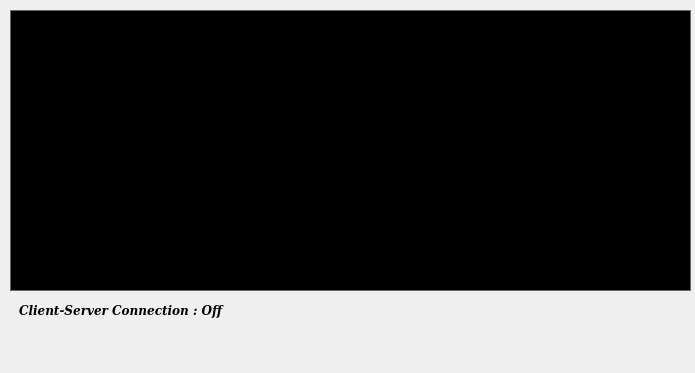
<?xml version="1.0" encoding="UTF-8"?>
<ui version="4.0">
 <class>Odyssey_S</class>
 <widget class="QMainWindow" name="Odyssey_S">
  <property name="geometry">
   <rect>
    <x>0</x>
    <y>0</y>
    <width>695</width>
    <height>373</height>
   </rect>
  </property>
  <property name="windowTitle">
   <string>Odyssey_S</string>
  </property>
  <widget class="QWidget" name="centralWidget">
   <widget class="QLabel" name="label_Custumer">
    <property name="geometry">
     <rect>
      <x>10</x>
      <y>300</y>
      <width>221</width>
      <height>20</height>
     </rect>
    </property>
    <property name="font">
     <font>
      <family>DejaVu Serif</family>
      <weight>75</weight>
      <italic>true</italic>
      <bold>true</bold>
     </font>
    </property>
    <property name="text">
     <string>Client-Server Connection : Off</string>
    </property>
    <property name="alignment">
     <set>Qt::AlignCenter</set>
    </property>
   </widget>
   <widget class="QPlainTextEdit" name="plainTextEdit">
    <property name="enabled">
     <bool>true</bool>
    </property>
    <property name="geometry">
     <rect>
      <x>10</x>
      <y>10</y>
      <width>681</width>
      <height>281</height>
     </rect>
    </property>
    <property name="palette">
     <palette>
      <active>
       <colorrole role="WindowText">
        <brush brushstyle="SolidPattern">
         <color alpha="255">
          <red>0</red>
          <green>0</green>
          <blue>0</blue>
         </color>
        </brush>
       </colorrole>
       <colorrole role="Button">
        <brush brushstyle="SolidPattern">
         <color alpha="255">
          <red>135</red>
          <green>135</green>
          <blue>135</blue>
         </color>
        </brush>
       </colorrole>
       <colorrole role="Light">
        <brush brushstyle="SolidPattern">
         <color alpha="255">
          <red>203</red>
          <green>203</green>
          <blue>203</blue>
         </color>
        </brush>
       </colorrole>
       <colorrole role="Midlight">
        <brush brushstyle="SolidPattern">
         <color alpha="255">
          <red>169</red>
          <green>169</green>
          <blue>169</blue>
         </color>
        </brush>
       </colorrole>
       <colorrole role="Dark">
        <brush brushstyle="SolidPattern">
         <color alpha="255">
          <red>67</red>
          <green>67</green>
          <blue>67</blue>
         </color>
        </brush>
       </colorrole>
       <colorrole role="Mid">
        <brush brushstyle="SolidPattern">
         <color alpha="255">
          <red>90</red>
          <green>90</green>
          <blue>90</blue>
         </color>
        </brush>
       </colorrole>
       <colorrole role="Text">
        <brush brushstyle="SolidPattern">
         <color alpha="255">
          <red>255</red>
          <green>255</green>
          <blue>255</blue>
         </color>
        </brush>
       </colorrole>
       <colorrole role="BrightText">
        <brush brushstyle="SolidPattern">
         <color alpha="255">
          <red>255</red>
          <green>255</green>
          <blue>255</blue>
         </color>
        </brush>
       </colorrole>
       <colorrole role="ButtonText">
        <brush brushstyle="SolidPattern">
         <color alpha="255">
          <red>0</red>
          <green>0</green>
          <blue>0</blue>
         </color>
        </brush>
       </colorrole>
       <colorrole role="Base">
        <brush brushstyle="SolidPattern">
         <color alpha="255">
          <red>0</red>
          <green>0</green>
          <blue>0</blue>
         </color>
        </brush>
       </colorrole>
       <colorrole role="Window">
        <brush brushstyle="SolidPattern">
         <color alpha="255">
          <red>135</red>
          <green>135</green>
          <blue>135</blue>
         </color>
        </brush>
       </colorrole>
       <colorrole role="Shadow">
        <brush brushstyle="SolidPattern">
         <color alpha="255">
          <red>0</red>
          <green>0</green>
          <blue>0</blue>
         </color>
        </brush>
       </colorrole>
       <colorrole role="AlternateBase">
        <brush brushstyle="SolidPattern">
         <color alpha="255">
          <red>195</red>
          <green>195</green>
          <blue>195</blue>
         </color>
        </brush>
       </colorrole>
       <colorrole role="ToolTipBase">
        <brush brushstyle="SolidPattern">
         <color alpha="255">
          <red>255</red>
          <green>255</green>
          <blue>220</blue>
         </color>
        </brush>
       </colorrole>
       <colorrole role="ToolTipText">
        <brush brushstyle="SolidPattern">
         <color alpha="255">
          <red>0</red>
          <green>0</green>
          <blue>0</blue>
         </color>
        </brush>
       </colorrole>
      </active>
      <inactive>
       <colorrole role="WindowText">
        <brush brushstyle="SolidPattern">
         <color alpha="255">
          <red>0</red>
          <green>0</green>
          <blue>0</blue>
         </color>
        </brush>
       </colorrole>
       <colorrole role="Button">
        <brush brushstyle="SolidPattern">
         <color alpha="255">
          <red>135</red>
          <green>135</green>
          <blue>135</blue>
         </color>
        </brush>
       </colorrole>
       <colorrole role="Light">
        <brush brushstyle="SolidPattern">
         <color alpha="255">
          <red>203</red>
          <green>203</green>
          <blue>203</blue>
         </color>
        </brush>
       </colorrole>
       <colorrole role="Midlight">
        <brush brushstyle="SolidPattern">
         <color alpha="255">
          <red>169</red>
          <green>169</green>
          <blue>169</blue>
         </color>
        </brush>
       </colorrole>
       <colorrole role="Dark">
        <brush brushstyle="SolidPattern">
         <color alpha="255">
          <red>67</red>
          <green>67</green>
          <blue>67</blue>
         </color>
        </brush>
       </colorrole>
       <colorrole role="Mid">
        <brush brushstyle="SolidPattern">
         <color alpha="255">
          <red>90</red>
          <green>90</green>
          <blue>90</blue>
         </color>
        </brush>
       </colorrole>
       <colorrole role="Text">
        <brush brushstyle="SolidPattern">
         <color alpha="255">
          <red>255</red>
          <green>255</green>
          <blue>255</blue>
         </color>
        </brush>
       </colorrole>
       <colorrole role="BrightText">
        <brush brushstyle="SolidPattern">
         <color alpha="255">
          <red>255</red>
          <green>255</green>
          <blue>255</blue>
         </color>
        </brush>
       </colorrole>
       <colorrole role="ButtonText">
        <brush brushstyle="SolidPattern">
         <color alpha="255">
          <red>0</red>
          <green>0</green>
          <blue>0</blue>
         </color>
        </brush>
       </colorrole>
       <colorrole role="Base">
        <brush brushstyle="SolidPattern">
         <color alpha="255">
          <red>0</red>
          <green>0</green>
          <blue>0</blue>
         </color>
        </brush>
       </colorrole>
       <colorrole role="Window">
        <brush brushstyle="SolidPattern">
         <color alpha="255">
          <red>135</red>
          <green>135</green>
          <blue>135</blue>
         </color>
        </brush>
       </colorrole>
       <colorrole role="Shadow">
        <brush brushstyle="SolidPattern">
         <color alpha="255">
          <red>0</red>
          <green>0</green>
          <blue>0</blue>
         </color>
        </brush>
       </colorrole>
       <colorrole role="AlternateBase">
        <brush brushstyle="SolidPattern">
         <color alpha="255">
          <red>195</red>
          <green>195</green>
          <blue>195</blue>
         </color>
        </brush>
       </colorrole>
       <colorrole role="ToolTipBase">
        <brush brushstyle="SolidPattern">
         <color alpha="255">
          <red>255</red>
          <green>255</green>
          <blue>220</blue>
         </color>
        </brush>
       </colorrole>
       <colorrole role="ToolTipText">
        <brush brushstyle="SolidPattern">
         <color alpha="255">
          <red>0</red>
          <green>0</green>
          <blue>0</blue>
         </color>
        </brush>
       </colorrole>
      </inactive>
      <disabled>
       <colorrole role="WindowText">
        <brush brushstyle="SolidPattern">
         <color alpha="255">
          <red>67</red>
          <green>67</green>
          <blue>67</blue>
         </color>
        </brush>
       </colorrole>
       <colorrole role="Button">
        <brush brushstyle="SolidPattern">
         <color alpha="255">
          <red>135</red>
          <green>135</green>
          <blue>135</blue>
         </color>
        </brush>
       </colorrole>
       <colorrole role="Light">
        <brush brushstyle="SolidPattern">
         <color alpha="255">
          <red>203</red>
          <green>203</green>
          <blue>203</blue>
         </color>
        </brush>
       </colorrole>
       <colorrole role="Midlight">
        <brush brushstyle="SolidPattern">
         <color alpha="255">
          <red>169</red>
          <green>169</green>
          <blue>169</blue>
         </color>
        </brush>
       </colorrole>
       <colorrole role="Dark">
        <brush brushstyle="SolidPattern">
         <color alpha="255">
          <red>67</red>
          <green>67</green>
          <blue>67</blue>
         </color>
        </brush>
       </colorrole>
       <colorrole role="Mid">
        <brush brushstyle="SolidPattern">
         <color alpha="255">
          <red>90</red>
          <green>90</green>
          <blue>90</blue>
         </color>
        </brush>
       </colorrole>
       <colorrole role="Text">
        <brush brushstyle="SolidPattern">
         <color alpha="255">
          <red>67</red>
          <green>67</green>
          <blue>67</blue>
         </color>
        </brush>
       </colorrole>
       <colorrole role="BrightText">
        <brush brushstyle="SolidPattern">
         <color alpha="255">
          <red>255</red>
          <green>255</green>
          <blue>255</blue>
         </color>
        </brush>
       </colorrole>
       <colorrole role="ButtonText">
        <brush brushstyle="SolidPattern">
         <color alpha="255">
          <red>67</red>
          <green>67</green>
          <blue>67</blue>
         </color>
        </brush>
       </colorrole>
       <colorrole role="Base">
        <brush brushstyle="SolidPattern">
         <color alpha="255">
          <red>135</red>
          <green>135</green>
          <blue>135</blue>
         </color>
        </brush>
       </colorrole>
       <colorrole role="Window">
        <brush brushstyle="SolidPattern">
         <color alpha="255">
          <red>135</red>
          <green>135</green>
          <blue>135</blue>
         </color>
        </brush>
       </colorrole>
       <colorrole role="Shadow">
        <brush brushstyle="SolidPattern">
         <color alpha="255">
          <red>0</red>
          <green>0</green>
          <blue>0</blue>
         </color>
        </brush>
       </colorrole>
       <colorrole role="AlternateBase">
        <brush brushstyle="SolidPattern">
         <color alpha="255">
          <red>135</red>
          <green>135</green>
          <blue>135</blue>
         </color>
        </brush>
       </colorrole>
       <colorrole role="ToolTipBase">
        <brush brushstyle="SolidPattern">
         <color alpha="255">
          <red>255</red>
          <green>255</green>
          <blue>220</blue>
         </color>
        </brush>
       </colorrole>
       <colorrole role="ToolTipText">
        <brush brushstyle="SolidPattern">
         <color alpha="255">
          <red>0</red>
          <green>0</green>
          <blue>0</blue>
         </color>
        </brush>
       </colorrole>
      </disabled>
     </palette>
    </property>
    <property name="toolTip">
     <string>Console</string>
    </property>
    <property name="readOnly">
     <bool>true</bool>
    </property>
    <property name="centerOnScroll">
     <bool>false</bool>
    </property>
   </widget>
  </widget>
  <widget class="QMenuBar" name="menuBar">
   <property name="geometry">
    <rect>
     <x>0</x>
     <y>0</y>
     <width>695</width>
     <height>19</height>
    </rect>
   </property>
  </widget>
 </widget>
 <layoutdefault spacing="6" margin="11"/>
 <resources/>
 <connections/>
</ui>
